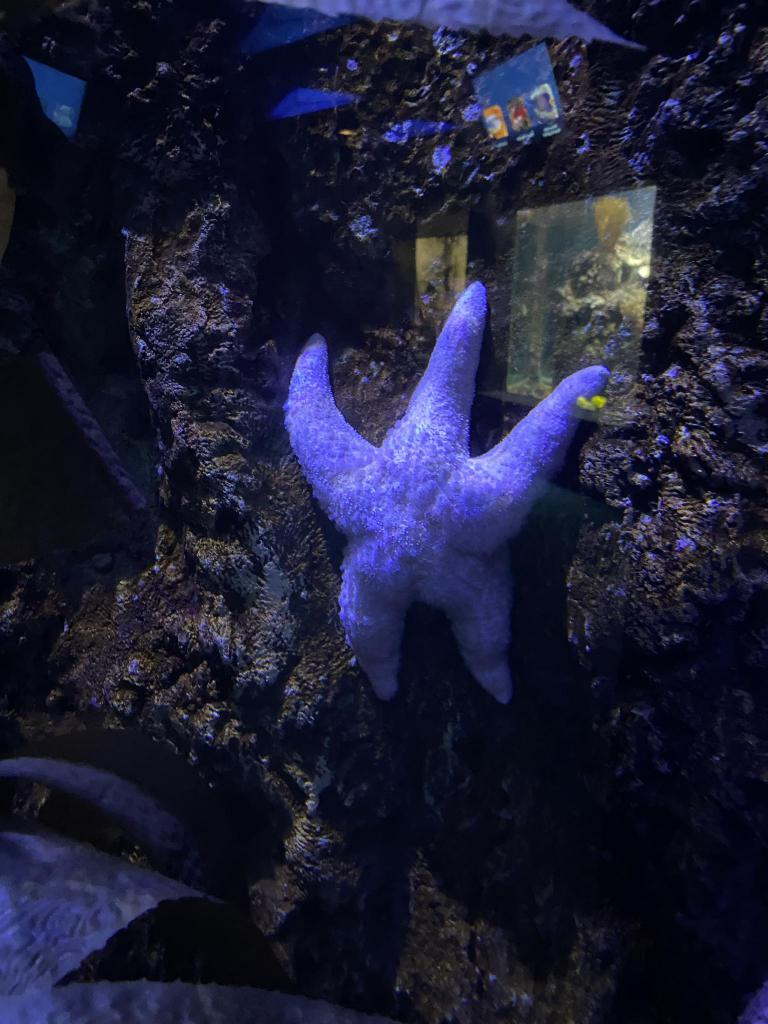
#> input picture images/02140430-6975ad62-ef84436e-IMG_2608_jpeg_jpg.rf.9ba9cc2485112df87a73dee448aad2bc.jpg, 768 x 1024 px, given in place of 79-IMG_2592_jpeg_jpg.rf.9c8ada079979c004ab05f15d6b66c902.jpg, which was not available
$ jupyter execute --allow-errors convert_polygon_to_mask.ipynb
#> lines starting #> are read from the running program, lines starting #| are printed output that depends on the picture; after the words box and inside, x2 and y2 are one past the last pixel; in counts of white or black regions, pixels touching at a corner belong together; pictures that were not available may be replaced by others from this repository, and a replacement may not be noted
[cell 1]
# conda create -n pcd -c conda-forge python=3.9 numpy opencv scikit-image scipy pillow matplotlib jupyter

[cell 2]
import numpy as np
import cv2
import json
import os

[cell 3]
JSON_PATH = 'project-18-at-2023-12-19-09-39-9f0466e1.json'
IMAGES_PATH = 'images'
LABELS_PATH = 'labels2'
LABELS_COLOR_PATH = 'labels2_color'

# TODO buat list di text aja
Fish = 0
Jallyfish = 1
Penguin = 2
Shark = 3
Starfish = 4
Stringray = 5

Fish_COLOR = (0,175,102)
Jellyfish_COLOR = (186,12,47)
Penguin_COLOR = (147,149,152)
Shark_COLOR = (23,28,143)
Starfish_COLOR = (239,149,207)
Stringray_COLOR = (78,54,152)


if not os.path.exists(LABELS_PATH):
    os.makedirs(LABELS_PATH)

if not os.path.exists(LABELS_COLOR_PATH):
    os.makedirs(LABELS_COLOR_PATH)

[cell 4]
f = open(JSON_PATH)
#> (reads project-18-at-2023-12-19-09-39-9f0466e1.json from the repository)
#> further down, img is the input picture: shape (1024, 768, 3); mean B, G, R 53, 29.5, 28.3
#> after the loop `for ano in dt['annotations']:`:
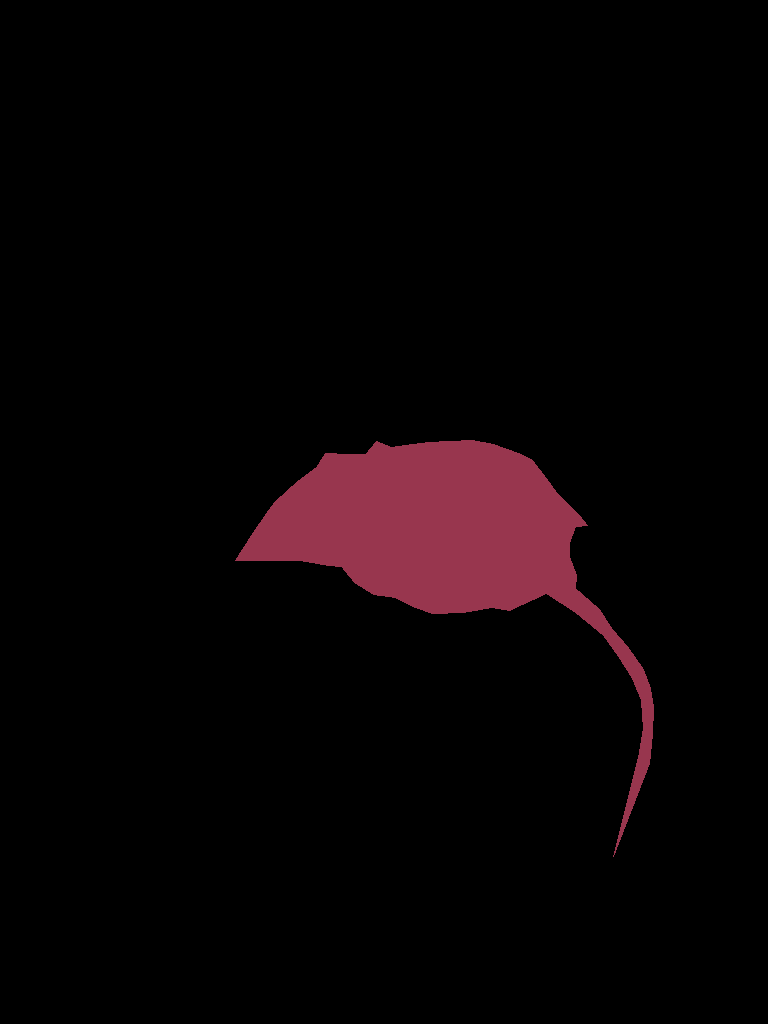
#> label_color: shape (1024, 768, 3); mean of channels 0, 1, 2 4.5, 3.1, 8.8; drawn as B, G, R
#> after the loop `for ano in dt['annotations']:`:
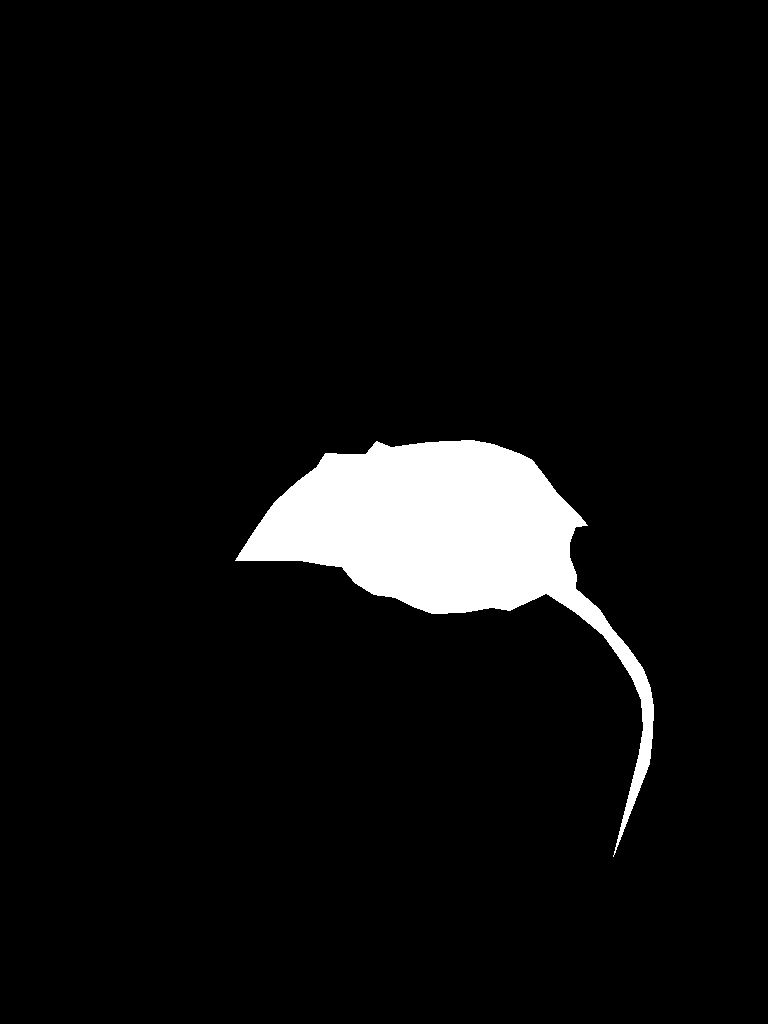
#> label_image: shape (1024, 768); values 0 (black) and 5 (white), 5.8% white; 1 white region, box (x1, y1, x2, y2) and area: (235, 440, 654, 857) 45446
#> pass 2 of the loop `for dt in data:`:
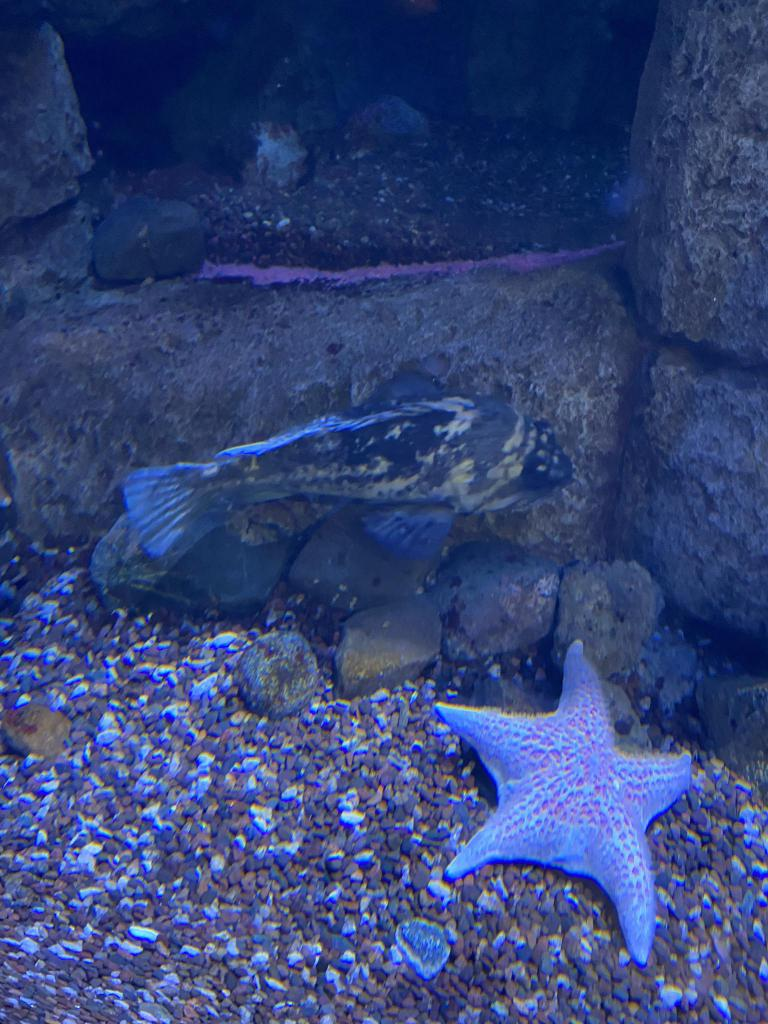
#> input picture images/06df6f46-8ea6d110-e52cb359-IMG_2363_jpeg_jpg.rf.c646c1cefead3cafbda9956f065dbe6a.jpg, 768 x 1024 px, given in place of 57-IMG_2276_jpeg_jpg.rf.7411b1902c81bad8cdefd2cc4eb3a97b.jpg, which was not available
#> img is the input picture: shape (1024, 768, 3); mean B, G, R 118.8, 67.9, 51.5
#> after the loop `for ano in dt['annotations']:`:
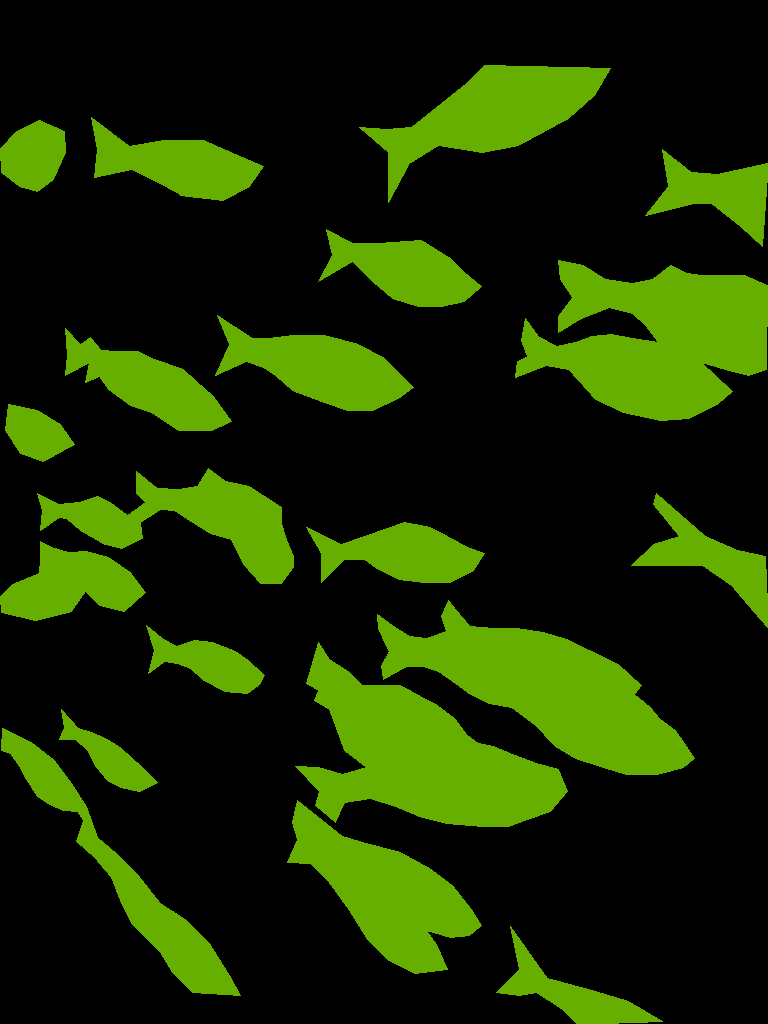
#> label_color: shape (1024, 768, 3); mean of channels 0, 1, 2 0, 42.8, 24.9; drawn as B, G, R
data = json.load(f)
#> (the rest of this cell did not finish here and is left out)
